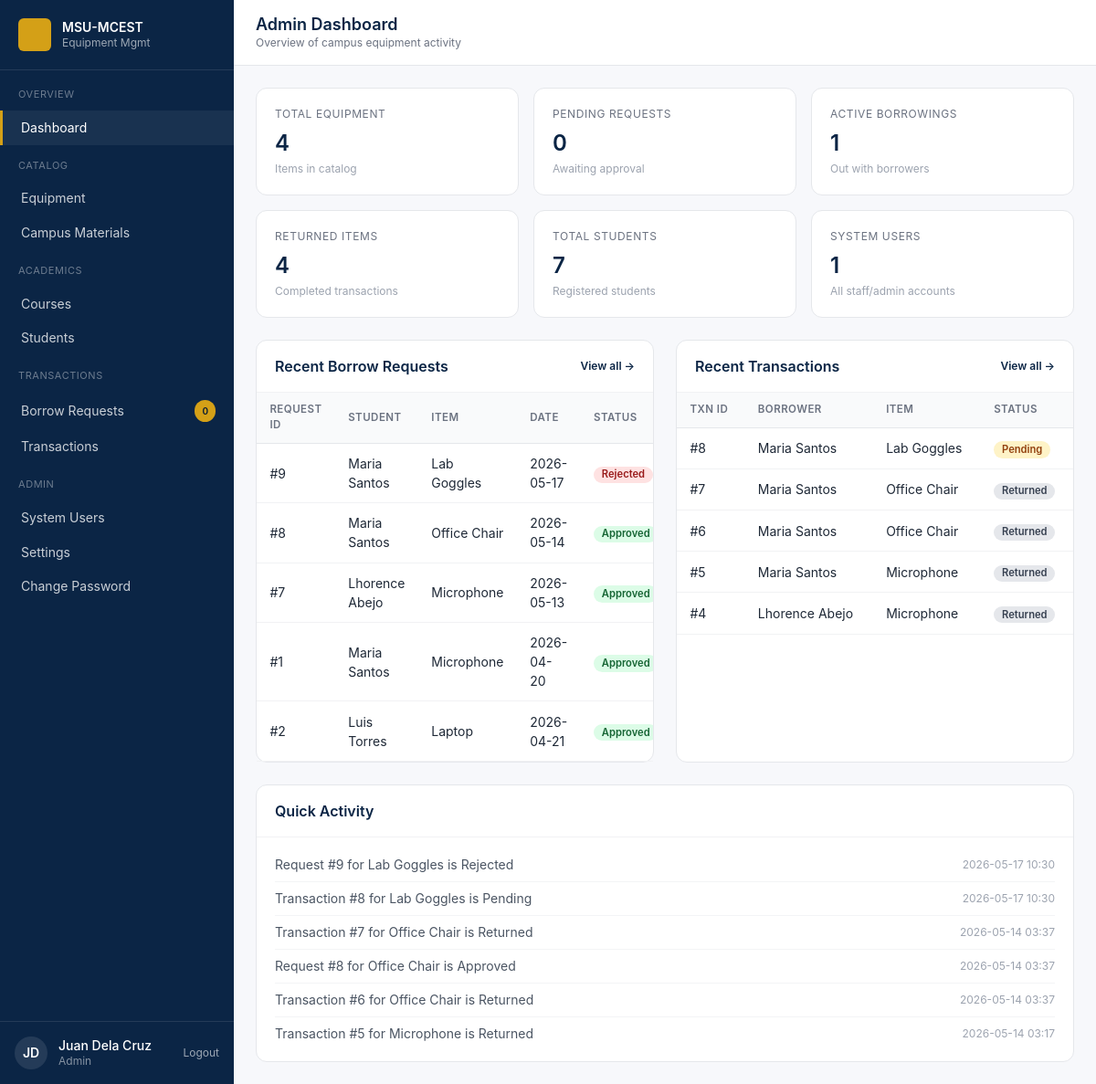
The app's page /pages/admin-dashboard.php (signed in) with its own data.
### tables this page shows
CREATE TABLE `users` (
  `user_id` int(11) NOT NULL,
  `student_id` int(11) DEFAULT NULL,
  `official_id` varchar(50) DEFAULT NULL,
  `username` varchar(100) NOT NULL,
  `password` varchar(255) NOT NULL,
  `role` enum('student','admin','faculty') DEFAULT 'student',
  `is_default_password` tinyint(1) DEFAULT 1,
  `is_active` tinyint(1) DEFAULT 1,
  `last_login` timestamp NULL DEFAULT NULL,
  `created_at` timestamp NOT NULL DEFAULT current_timestamp()
);

CREATE TABLE `master_list` (
  `student_id` int(11) NOT NULL,
  `first_name` varchar(100) NOT NULL,
  `last_name` varchar(255) NOT NULL,
  `course_code` varchar(20) DEFAULT NULL,
  `year_level` varchar(50) DEFAULT NULL,
  `created_at` timestamp NOT NULL DEFAULT current_timestamp()
);

CREATE TABLE `borrow_request` (
  `request_id` int(11) NOT NULL,
  `student_id` int(11) NOT NULL,
  `item_id` int(11) NOT NULL,
  `quantity_requested` int(11) NOT NULL CHECK (`quantity_requested` > 0),
  `request_date` date NOT NULL,
  `days_to_borrow` int(11) NOT NULL CHECK (`days_to_borrow` > 0),
  `status` enum('PENDING','APPROVED','REJECTED','CANCELLED') DEFAULT 'PENDING',
  `remarks` varchar(500) DEFAULT NULL,
  `created_at` timestamp NOT NULL DEFAULT current_timestamp()
);

CREATE TABLE `items` (
  `item_id` int(11) NOT NULL,
  `item_name` varchar(200) NOT NULL,
  `description` varchar(1000) DEFAULT NULL,
  `unit_id` int(11) DEFAULT NULL,
  `category_id` int(11) NOT NULL,
  `total_quantity` int(11) NOT NULL DEFAULT 0,
  `available_quantity` int(11) NOT NULL DEFAULT 0,
  `min_quantity_alert` int(11) DEFAULT 5,
  `received_by_official_id` varchar(50) DEFAULT NULL,
  `date_added` date DEFAULT NULL,
  `status` enum('active','inactive') DEFAULT 'active',
  `stock_status` enum('out_of_stock','low_stock','available') NOT NULL DEFAULT 'out_of_stock',
  `created_at` timestamp NOT NULL DEFAULT current_timestamp(),
  `updated_at` timestamp NOT NULL DEFAULT current_timestamp() ON UPDATE current_timestamp()
);

CREATE TABLE `transactions` (
  `transaction_id` int(11) NOT NULL,
  `request_id` int(11) NOT NULL,
  `student_id` int(11) NOT NULL,
  `item_id` int(11) NOT NULL,
  `quantity_borrowed` int(11) NOT NULL,
  `borrow_date` date NOT NULL,
  `expected_return_date` date NOT NULL,
  `created_at` timestamp NOT NULL DEFAULT current_timestamp(),
  `updated_at` timestamp NOT NULL DEFAULT current_timestamp() ON UPDATE current_timestamp(),
  `status` enum('PENDING','ONGOING','RETURNED') DEFAULT 'PENDING'
);

### process/_helpers.php (called while the page is built, shortened)
<?php
function can_manage_borrow_workflow($role)
{
    return $role === 'admin';
}
function can_manage_user_roles($role)
{
    return $role === 'admin';
}

### pages/admin-dashboard.php (the view, shortened to what this page needs)
<?php
require_once __DIR__ . '/../partials/page-data.php';
$equipmentWhere = equipment_condition('i', 'c');
$totalEquipment = (int) one_value("SELECT COUNT(*) FROM items i LEFT JOIN category c ON c.category_id = i.category_id WHERE {$equipmentWhere}");
$pendingRequests = (int) one_value('SELECT COUNT(*) FROM borrow_request WHERE status = "PENDING"');
$activeBorrowings = (int) one_value('SELECT COUNT(*) FROM transactions WHERE status IN ("PENDING", "ONGOING")');
$returnedItems = (int) one_value('SELECT COUNT(*) FROM transactions WHERE status = "RETURNED"');
$totalStudents = (int) one_value('SELECT COUNT(*) FROM master_list');
$systemUsers = (int) one_value('SELECT COUNT(*) FROM users WHERE role IN ("admin", "faculty")');
$recentRequests = all_rows(
    'SELECT br.request_id, br.request_date, br.status, br.created_at, i.item_name,
            CONCAT(m.first_name, " ", m.last_name) AS borrower_name
     FROM borrow_request br
     JOIN items i ON i.item_id = br.item_id
     JOIN master_list m ON m.student_id = br.student_id
     ORDER BY br.created_at DESC
     LIMIT 5'
);
$recentTransactions = all_rows(
    'SELECT t.transaction_id, t.status, t.created_at, i.item_name,
            CONCAT(m.first_name, " ", m.last_name) AS borrower_name
     FROM transactions t
     JOIN items i ON i.item_id = t.item_id
     JOIN master_list m ON m.student_id = t.student_id
     ORDER BY t.created_at DESC
     LIMIT 5'
);
$quickActivity = [];
foreach ($recentRequests as $request) {
    $quickActivity[] = [
        'date' => $request['created_at'],
        'text' => 'Request #' . $request['request_id'] . ' for ' . $request['item_name'] . ' is ' . ucfirst(strtolower($request['status'])),
    ];
}
foreach ($recentTransactions as $transaction) {
    $quickActivity[] = [
        'date' => $transaction['created_at'],
        'text' => 'Transaction #' . $transaction['transaction_id'] . ' for ' . $transaction['item_name'] . ' is ' . ucfirst(strtolower($transaction['status'])),
    ];
}
usort($quickActivity, function ($a, $b) {
    return strcmp($b['date'], $a['date']);
});
$quickActivity = array_slice($quickActivity, 0, 6);
?>
<!doctype html>
<html lang="en">
<head>
  <script src="https://cdn.tailwindcss.com"></script>
  <link rel="stylesheet" href="../css/app.css" />
</head>
<body class="min-h-screen bg-surface">
<aside class="sidebar hidden md:flex md:flex-col w-64 bg-navy text-white fixed inset-y-0 left-0 z-30">
  <div class="px-5 py-5 border-b border-white/10 flex items-center gap-3">
    <div class="w-9 h-9 rounded-md bg-gold text-navy-dark grid place-items-center font-bold"></div>
    <div>
      <div class="text-sm font-semibold leading-tight">MSU-MCEST</div>
      <div class="text-xs text-white/60">Equipment Mgmt</div>
    </div>
  </div>
  <nav class="flex-1 py-4 text-sm">
    <p class="px-5 mt-3 first:mt-0 text-[11px] uppercase tracking-wider text-white/40 mb-2">Overview</p>
    <a href="admin-dashboard.php" class="nav-link active">Dashboard</a>
    <p class="px-5 mt-3 first:mt-0 text-[11px] uppercase tracking-wider text-white/40 mb-2">Catalog</p>
    <a href="equipment.php" class="nav-link">Equipment</a>
    <a href="materials.php" class="nav-link">Campus Materials</a>
    <p class="px-5 mt-3 first:mt-0 text-[11px] uppercase tracking-wider text-white/40 mb-2">Academics</p>
    <a href="courses.php" class="nav-link">Courses</a>
    <a href="students.php" class="nav-link">Students</a>
    <?php if ($canManageBorrowWorkflow): ?>
    <p class="px-5 mt-3 first:mt-0 text-[11px] uppercase tracking-wider text-white/40 mb-2">Transactions</p>
    <a href="requests.php" class="nav-link flex items-center">Borrow Requests<span class="ml-auto text-[10px] bg-gold text-navy-dark font-semibold px-2 py-0.5 rounded-full"><?php echo $pendingCount; ?></span></a>
    <a href="transactions.php" class="nav-link">Transactions</a>
    <?php endif; ?>
    <p class="px-5 mt-3 first:mt-0 text-[11px] uppercase tracking-wider text-white/40 mb-2">Admin</p>
    <?php if ($canManageUserRoles): ?>
    <a href="users.php" class="nav-link">System Users</a>
    <?php endif; ?>
    <a href="admin-settings.php" class="nav-link">Settings</a>
    <a href="change-password.php" class="nav-link">Change Password</a>
  </nav>
  <div class="p-4 border-t border-white/10 flex items-center gap-3">
    <div class="w-9 h-9 rounded-full bg-white/10 grid place-items-center text-sm font-semibold"><?php echo h($currentInitials); ?></div>
    <div class="text-sm leading-tight">
      <div class="font-medium"><?php echo h($currentName); ?></div>
      <div class="text-white/50 text-xs"><?php echo h(ucfirst($currentUser['role'] ?? 'user')); ?></div>
    </div>
    <a href="../process/logout.php" class="ml-auto text-white/60 hover:text-gold text-xs" data-confirm="Log out now?">Logout</a>
  </div>
</aside>
  <div class="md:ml-64 main-shift page-fade">
    <header class="bg-white border-b border-gray-200 sticky top-0 z-10">
      <div class="px-6 py-4 flex flex-wrap items-center gap-4">
        <div class="min-w-0">
          <h1 class="text-lg font-semibold text-navy leading-tight whitespace-nowrap">Admin Dashboard</h1>
          <p class="text-xs text-gray-500">Overview of campus equipment activity</p>
        </div>
      </div>
    </header>
    <main class="p-6 space-y-6">
      <section class="grid grid-cols-2 lg:grid-cols-3 xl:grid-cols-6 gap-4">
        <div class="card">
        <div class="card-body">
          <p class="text-xs uppercase tracking-wider text-gray-500">Total Equipment</p>
          <p class="mt-2 text-2xl font-semibold text-navy"><?php echo $totalEquipment; ?></p>
          <p class="text-xs text-gray-400 mt-1">Items in catalog</p>
        </div>
      </div>
        <div class="card">
        <div class="card-body">
          <p class="text-xs uppercase tracking-wider text-gray-500">Pending Requests</p>
          <p class="mt-2 text-2xl font-semibold text-navy"><?php echo $pendingRequests; ?></p>
          <p class="text-xs text-gray-400 mt-1">Awaiting approval</p>
        </div>
      </div>
        <div class="card">
        <div class="card-body">
          <p class="text-xs uppercase tracking-wider text-gray-500">Active Borrowings</p>
          <p class="mt-2 text-2xl font-semibold text-navy"><?php echo $activeBorrowings; ?></p>
          <p class="text-xs text-gray-400 mt-1">Out with borrowers</p>
        </div>
      </div>
        <div class="card">
        <div class="card-body">
          <p class="text-xs uppercase tracking-wider text-gray-500">Returned Items</p>
          <p class="mt-2 text-2xl font-semibold text-navy"><?php echo $returnedItems; ?></p>
          <p class="text-xs text-gray-400 mt-1">Completed transactions</p>
        </div>
      </div>
        <div class="card">
        <div class="card-body">
          <p class="text-xs uppercase tracking-wider text-gray-500">Total Students</p>
          <p class="mt-2 text-2xl font-semibold text-navy"><?php echo $totalStudents; ?></p>
          <p class="text-xs text-gray-400 mt-1">Registered students</p>
        </div>
      </div>
      <?php if ($canManageUserRoles): ?>
        <div class="card">
        <div class="card-body">
          <p class="text-xs uppercase tracking-wider text-gray-500">System Users</p>
          <p class="mt-2 text-2xl font-semibold text-navy"><?php echo $systemUsers; ?></p>
          <p class="text-xs text-gray-400 mt-1">All staff/admin accounts</p>
        </div>
      </div>
      <?php endif; ?>
      </section>
      <section class="grid grid-cols-1 lg:grid-cols-2 gap-6">
        <div class="card">
          <div class="card-header">
            <h2 class="font-semibold text-navy">Recent Borrow Requests</h2>
            <?php if ($canManageBorrowWorkflow): ?>
            <a href="requests.php" class="text-xs text-navy hover:text-gold-dark font-semibold">View all →</a>
            <?php endif; ?>
          </div>
          <div class="overflow-x-auto">
            <table class="table">
              <thead><tr><th>Request ID</th><th>Student</th><th>Item</th><th>Date</th><th>Status</th></tr></thead>
              <tbody>
                <?php if (!$recentRequests): ?>
                <tr><td colspan="5"><div class="empty"><div class="icon">-</div><p class="font-medium text-gray-700">No recent requests</p><p class="text-sm">Requests will appear here once submitted.</p></div></td></tr>
                <?php else: foreach ($recentRequests as $request): ?>
                <tr>
                  <td>#<?php echo h($request['request_id']); ?></td>
                  <td><?php echo h($request['borrower_name']); ?></td>
                  <td><?php echo h($request['item_name']); ?></td>
                  <td><?php echo h($request['request_date']); ?></td>
                  <td><?php echo badge($request['status']); ?></td>
                </tr>
                <?php endforeach; endif; ?>
              </tbody>
            </table>
          </div>
        </div>
        <div class="card">
          <div class="card-header">
            <h2 class="font-semibold text-navy">Recent Transactions</h2>
            <?php if ($canManageBorrowWorkflow): ?>
            <a href="transactions.php" class="text-xs text-navy hover:text-gold-dark font-semibold">View all →</a>
            <?php endif; ?>
          </div>
          <div class="overflow-x-auto">
            <table class="table">
              <thead><tr><th>Txn ID</th><th>Borrower</th><th>Item</th><th>Status</th></tr></thead>
              <tbody>
                <?php if (!$recentTransactions): ?>
                <tr><td colspan="4"><div class="empty"><div class="icon">-</div><p class="font-medium text-gray-700">No recent transactions</p><p class="text-sm">Transactions will be logged here.</p></div></td></tr>
                <?php else: foreach ($recentTransactions as $transaction): ?>
                <tr>
                  <td>#<?php echo h($transaction['transaction_id']); ?></td>
                  <td><?php echo h($transaction['borrower_name']); ?></td>
                  <td><?php echo h($transaction['item_name']); ?></td>
                  <td><?php echo badge($transaction['status']); ?></td>
                </tr>
                <?php endforeach; endif; ?>
              </tbody>
            </table>
          </div>
        </div>
      </section>
      <section class="card">
        <div class="card-header"><h2 class="font-semibold text-navy">Quick Activity</h2></div>
        <div class="card-body text-sm text-gray-600">
          <?php if (!$quickActivity): ?>
            <p class="text-gray-400">No activity yet.</p>
          <?php else: ?>
            <ul class="space-y-2">
              <?php foreach ($quickActivity as $activity): ?>
                <li class="flex flex-wrap items-center justify-between gap-2 border-b border-gray-100 last:border-0 pb-2 last:pb-0">
                  <span><?php echo h($activity['text']); ?></span>
                  <span class="text-xs text-gray-400"><?php echo h(substr($activity['date'], 0, 16)); ?></span>
                </li>
              <?php endforeach; ?>
            </ul>
          <?php endif; ?>
        </div>
      </section>
    </main>
  </div>
</body>
</html>

### partials/page-data.php (shortened to what this page needs)
<?php
require_once __DIR__ . '/../process/_helpers.php';
function h($value)
{
    return htmlspecialchars((string) ($value ?? ''), ENT_QUOTES, 'UTF-8');
}
function one_value($sql, array $params = [])
{
    global $pdo;
    $stmt = $pdo->prepare($sql);
    $stmt->execute($params);
    return $stmt->fetchColumn();
}
function all_rows($sql, array $params = [])
{
    global $pdo;
    $stmt = $pdo->prepare($sql);
    $stmt->execute($params);
    return $stmt->fetchAll();
}
function current_user()
{
    return all_rows(
        'SELECT u.*, m.first_name, m.last_name, m.course_code, m.year_level
         FROM users u
         LEFT JOIN master_list m ON m.student_id = u.student_id
         WHERE u.user_id = ?
         LIMIT 1',
        [$_SESSION['user_id']]
    )[0] ?? null;
}
function user_full_name($user)
{
    $name = trim(($user['first_name'] ?? '') . ' ' . ($user['last_name'] ?? ''));
    return $name !== '' ? $name : ($user['username'] ?? 'User');
}
function initials($name)
{
    $parts = preg_split('/\s+/', trim($name), -1, PREG_SPLIT_NO_EMPTY);
    $letters = '';
    foreach (array_slice($parts, 0, 2) as $part) {
        $letters .= strtoupper(substr($part, 0, 1));
    }
    return $letters ?: 'U';
}
function pending_request_count()
{
    return (int) one_value('SELECT COUNT(*) FROM borrow_request WHERE status = "PENDING"');
}
function material_condition($itemAlias = 'i', $categoryAlias = 'c')
{
    return "(LOWER(COALESCE({$categoryAlias}.category_name, '')) IN ('materials', 'material', 'campus materials', 'office supplies') OR {$itemAlias}.description LIKE '%Unit price:%' OR {$itemAlias}.description LIKE '%Type: Material%')";
}
function equipment_condition($itemAlias = 'i', $categoryAlias = 'c')
{
    return 'NOT ' . material_condition($itemAlias, $categoryAlias);
}
function badge($status)
{
    $statusText = strtoupper((string) $status);
    $class = 'badge';
    if (in_array($statusText, ['PENDING'], true)) {
        $class .= ' badge-pending';
    } elseif (in_array($statusText, ['APPROVED', 'ONGOING'], true)) {
        $class .= ' badge-approved';
    } elseif (in_array($statusText, ['REJECTED', 'CANCELLED'], true)) {
        $class .= ' badge-rejected';
    } elseif ($statusText === 'RETURNED') {
        $class .= ' badge-returned';
    } elseif ($statusText === 'OVERDUE') {
        $class .= ' badge-rejected';
    }
    return '<span class="' . h($class) . '">' . h(ucfirst(strtolower($statusText))) . '</span>';
}
$currentUser = current_user();
$currentName = $currentUser ? user_full_name($currentUser) : 'User';
$currentInitials = initials($currentName);
$canManageBorrowWorkflow = can_manage_borrow_workflow($currentUser['role'] ?? ($_SESSION['role'] ?? ''));
$canManageUserRoles = can_manage_user_roles($currentUser['role'] ?? ($_SESSION['role'] ?? ''));
$pendingCount = pending_request_count();

### records on screen
users: student.last_name "JD", student.last_name "Juan Dela Cruz", role "Admin"
borrow_request: request_id "9", borrower_name "Maria Santos", item.item_name "Lab Goggles", request_date "2026-05-17", status "Rejected"
borrow_request: request_id "8", borrower_name "Maria Santos", item.item_name "Office Chair", request_date "2026-05-14", status "Approved"
borrow_request: request_id "7", borrower_name "Lhorence Abejo", item.item_name "Microphone", request_date "2026-05-13", status "Approved"
borrow_request: request_id "1", borrower_name "Maria Santos", item.item_name "Microphone", request_date "2026-04-20", status "Approved"
borrow_request: request_id "2", borrower_name "Luis Torres", item.item_name "Laptop", request_date "2026-04-21", status "Approved"
transactions: transaction_id "8", borrower_name "Maria Santos", item.item_name "Lab Goggles", status "Pending"
transactions: transaction_id "7", borrower_name "Maria Santos", item.item_name "Office Chair", status "Returned"
transactions: transaction_id "6", borrower_name "Maria Santos", item.item_name "Office Chair", status "Returned"
transactions: transaction_id "5", borrower_name "Maria Santos", item.item_name "Microphone", status "Returned"
transactions: transaction_id "4", borrower_name "Lhorence Abejo", item.item_name "Microphone", status "Returned"

### other values on screen
$pendingCount "0"
$totalEquipment "4"
$pendingRequests "0"
$activeBorrowings "1"
$returnedItems "4"
$totalStudents "7"
$systemUsers "1"
$activity['text'] "Request #9 for Lab Goggles is Rejected"
substr($activity['date'], 0, 16) "2026-05-17 10:30"
$activity['text'] "Transaction #8 for Lab Goggles is Pending"
$activity['text'] "Transaction #7 for Office Chair is Returned"
substr($activity['date'], 0, 16) "2026-05-14 03:37"
$activity['text'] "Request #8 for Office Chair is Approved"
$activity['text'] "Transaction #6 for Office Chair is Returned"
$activity['text'] "Transaction #5 for Microphone is Returned"
